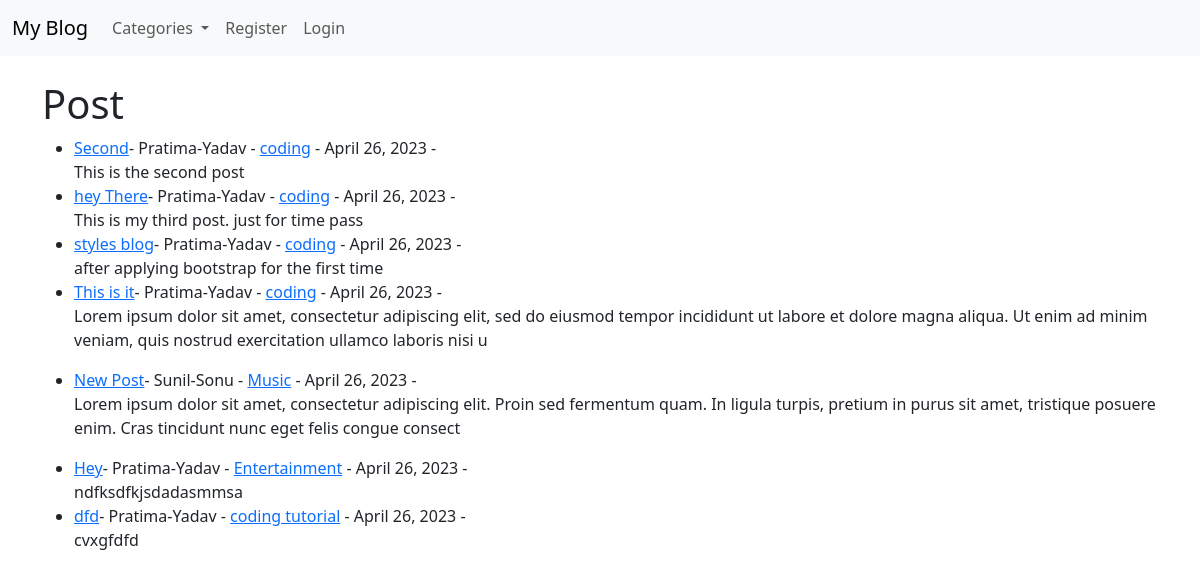
The page / on the database its author committed.
### theblog/models.py (models this page shows, shortened)
class Post(models.Model):
    title=models.CharField(max_length=255)
    title_tag=models.CharField(max_length=255)
    author=models.ForeignKey(User, on_delete=models.CASCADE)
    body=models.TextField()
    post_date=models.DateField(auto_now_add=True)
    category=models.CharField(max_length=255,default='coding')
    likes=models.ManyToManyField(User,related_name='blog_posts')

### theblog/views.py (the view)
# urls.py: path('',HomeView.as_view(),name="home"),
class HomeView(ListView):
    model=Post
    template_name='home.html'
    ordering=['-post_date']
    def get_context_data(self,*args,**kwargs):
        cat_menu=Category.objects.all()
        context=super(HomeView,self).get_context_data(*args,**kwargs)
        context["cat_menu"]=cat_menu
        return context

### theblog/models.py (called while the page is built)
    def __str__(self):
        return self.name

### theblog/templates/home.html (shortened to what this page needs)
{% extends 'base.html' %}
{% block content %}
        <h1>Post</h1>
        <ul>
        {% for post in object_list %}
            <li><a href="{% url 'article-detail' post.pk %}">{{post.title}}</a>-
                {{post.author.first_name}}-{{post.author.last_name}} -
                <a href="{%url 'category' post.category|slugify%}">{{post.category}}</a> -
                {{post.post_date}} -
                <br>
            {{post.body|slice:":200"|safe}}</li>
        {% endfor %}
        </ul>
{% endblock%}

### theblog/templates/base.html (shortened to what this page needs)
<!doctype html>
<html lang="en">
  <head>
    <link href="https://cdn.jsdelivr.net/npm/bootstrap@5.3.0-alpha3/dist/css/bootstrap.min.css" rel="stylesheet">
  </head>
  <body>
    <nav class="navbar navbar-expand-lg bg-body-tertiary">
        <div class="container-fluid">
          <a class="navbar-brand" href="{%url 'home'%}">My Blog</a>
          <div class="collapse navbar-collapse" id="navbarSupportedContent">
            <ul class="navbar-nav me-auto mb-2 mb-lg-0">
              {% if cat_menu %}
                <li class="nav-item dropdown">
                  <a class="nav-link dropdown-toggle" href="#" role="button" data-bs-toggle="dropdown" aria-expanded="false">
                    Categories
                  </a>
                </li>
          {% endif %}
              {% if user.is_authenticated %}
                  <li class="nav-item">
                    <a class="nav-link" href="{% url 'add_post'%}">Add Post</a>
                  </li>
                  <li class="nav-item">
                    <a class="nav-link" href="{% url 'logout'%}">Logout</a>
                  </li>
                  <li class="nav-item">
                    <a class="nav-link" href="{% url 'add_category'%}">Add Category</a>
                  </li>
              {% else %}
                  <li class="nav-item">
                    <a class="nav-link" href="{% url 'register'%}">Register</a>
                  </li>
                  <li class="nav-item">
                    <a class="nav-link" href="{% url 'login'%}">Login</a>
                  </li>
              {% endif %}
            </ul>
          </div>
        </div>
      </nav>
    <br>
    <div class="container">
        {% block content %}
        {% endblock%}
    </div>
  </body>
</html>

### rows shown on the page
Post: title "Second", author.first_name "Pratima", author.last_name "Yadav", category "coding", post_date "April 26, 2023", body "This is the second post"
Post: title "hey There", author.first_name "Pratima", author.last_name "Yadav", category "coding", post_date "April 26, 2023", body "This is my third post. just for time pass"
Post: title "styles blog", author.first_name "Pratima", author.last_name "Yadav", category "coding", post_date "April 26, 2023", body "after applying bootstrap for the first time"
Post: title "This is it", author.first_name "Pratima", author.last_name "Yadav", category "coding", post_date "April 26, 2023", body "Lorem ipsum dolor sit amet, consectetur adipiscing elit, sed do eiusmod tempor incididunt ut labore et dolore magna aliqua. Ut enim ad minim veniam, quis nostrud exercitation ullamco laboris nisi u"
Post: title "New Post", author.first_name "Sunil", author.last_name "Sonu", category "Music", post_date "April 26, 2023", body "Lorem ipsum dolor sit amet, consectetur adipiscing elit. Proin sed fermentum quam. In ligula turpis, pretium in purus sit amet, tristique posuere enim. Cras tincidunt nunc eget felis congue consect"
Post: title "Hey", author.first_name "Pratima", author.last_name "Yadav", category "Entertainment", post_date "April 26, 2023", body "ndfksdfkjsdadasmmsa"
Post: title "dfd", author.first_name "Pratima", author.last_name "Yadav", category "coding tutorial", post_date "April 26, 2023", body "cvxgfdfd"
